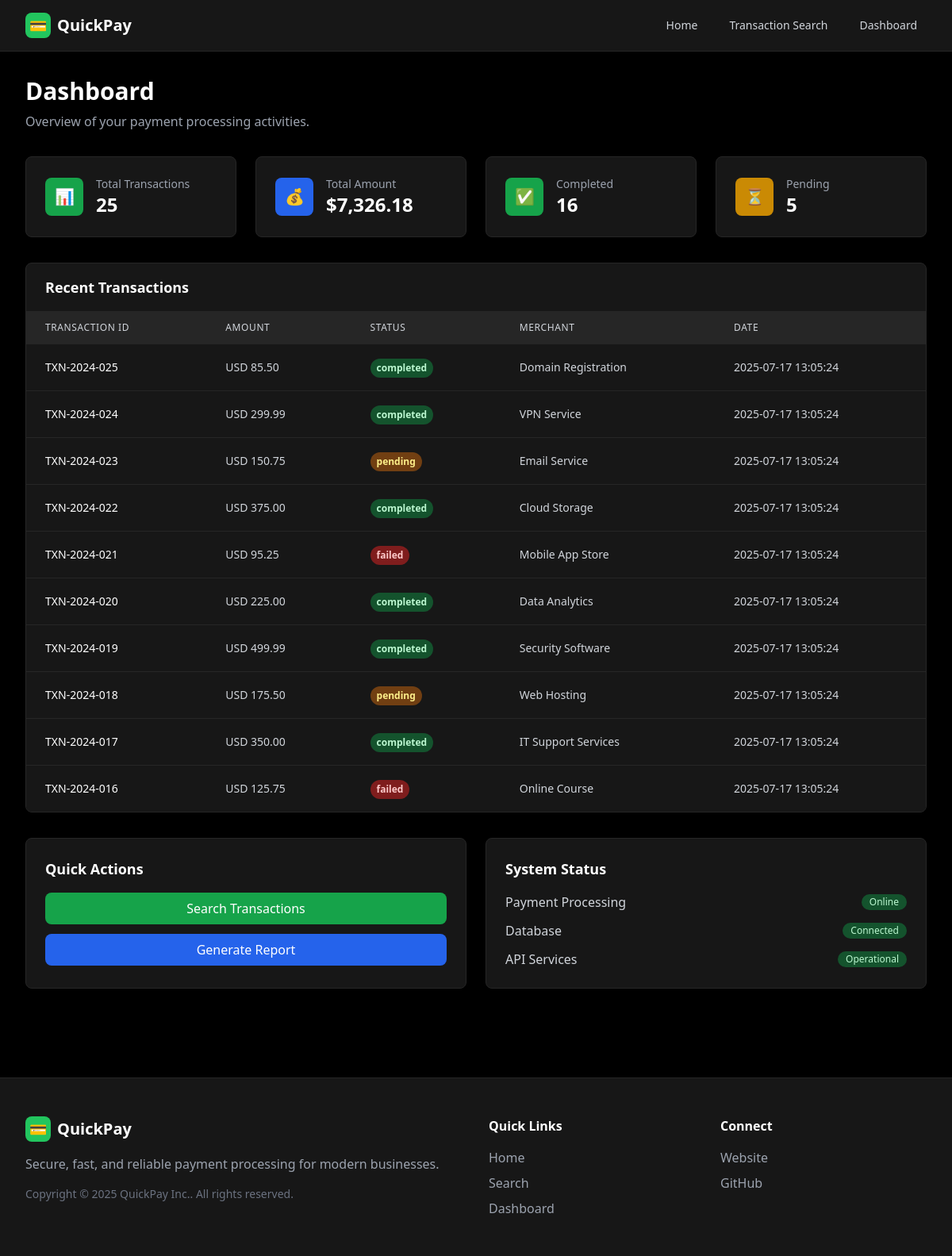
/build/dashboard.php, run on the app's committed database.
### tables this page shows
CREATE TABLE IF NOT EXISTS transactions (
    id INT AUTO_INCREMENT PRIMARY KEY,
    transaction_id VARCHAR(50) NOT NULL UNIQUE,
    amount DECIMAL(10,2) NOT NULL,
    currency VARCHAR(3) NOT NULL DEFAULT 'USD',
    status ENUM('pending', 'completed', 'failed') NOT NULL DEFAULT 'pending',
    merchant_name VARCHAR(255) NOT NULL,
    customer_email VARCHAR(255),
    payment_method VARCHAR(50),
    created_at TIMESTAMP DEFAULT CURRENT_TIMESTAMP,
    updated_at TIMESTAMP DEFAULT CURRENT_TIMESTAMP ON UPDATE CURRENT_TIMESTAMP,
    INDEX idx_transaction_id (transaction_id),
    INDEX idx_status (status),
    INDEX idx_merchant (merchant_name),
    INDEX idx_created_at (created_at)
);

### build/config/metadata.php (called while the page is built, shortened)
<?php
class Metadata {
    private static $metadata = null;
    public static function load() {
        if (self::$metadata === null) {
            $metadataPath = __DIR__ . '/../../deploy/metadata.json';
            if (file_exists($metadataPath)) {
                $jsonContent = file_get_contents($metadataPath);
                self::$metadata = json_decode($jsonContent, true);
            }
        }
        return self::$metadata;
    }
    public static function getAll() {
        return self::load();
    }
}

### build/dashboard.php (the view, shortened to what this page needs)
<?php
require_once __DIR__ . '/config/metadata.php';
$metadata = Metadata::getAll();
$site = $metadata['site'];
$navigation = $metadata['navigation'];
$footer = $metadata['footer'];
$stats = [
    'total_transactions' => 0,
    'total_amount' => 0,
    'completed_transactions' => 0,
    'pending_transactions' => 0,
    'failed_transactions' => 0
];
$recent_transactions = [];
try {
    $pdo = Database::getConnection();
    $stmt = $pdo->query("SELECT COUNT(*) as total FROM transactions");
    $stats['total_transactions'] = $stmt->fetch()['total'];
    $stmt = $pdo->query("SELECT SUM(amount) as total FROM transactions WHERE status = 'completed'");
    $result = $stmt->fetch();
    $stats['total_amount'] = $result['total'] ?? 0;
    $stmt = $pdo->query("SELECT COUNT(*) as count FROM transactions WHERE status = 'completed'");
    $stats['completed_transactions'] = $stmt->fetch()['count'];
    $stmt = $pdo->query("SELECT COUNT(*) as count FROM transactions WHERE status = 'pending'");
    $stats['pending_transactions'] = $stmt->fetch()['count'];
    $stmt = $pdo->query("SELECT COUNT(*) as count FROM transactions WHERE status = 'failed'");
    $stats['failed_transactions'] = $stmt->fetch()['count'];
    $stmt = $pdo->query("SELECT id, transaction_id, amount, currency, status, created_at, merchant_name
                        FROM transactions
                        ORDER BY created_at DESC
                        LIMIT 10");
    $recent_transactions = $stmt->fetchAll();
} catch (PDOException $e) {
}
?>
<!DOCTYPE html>
<html lang="en">
<head>
    <script src="https://cdn.tailwindcss.com"></script>
</head>
<body class="bg-black text-white min-h-screen">
    <nav class="bg-neutral-900 border-b border-neutral-800">
        <div class="max-w-7xl mx-auto px-4 sm:px-6 lg:px-8">
            <div class="flex justify-between h-16">
                <div class="flex items-center">
                    <div class="flex items-center space-x-2">
                        <div class="w-8 h-8 bg-green-500 rounded-lg flex items-center justify-center">
                            <span class="text-white text-lg font-bold">💳</span>
                        </div>
                        <span class="text-xl font-bold text-white"><?php echo htmlspecialchars($site['name']); ?></span>
                    </div>
                </div>
                <div class="flex items-center space-x-4">
                    <?php foreach ($navigation['main'] as $item): ?>
                        <a href="<?php echo htmlspecialchars($item['link']); ?>"
                           class="text-gray-300 hover:text-white px-3 py-2 rounded-md text-sm font-medium">
                            <?php echo htmlspecialchars($item['title']); ?>
                        </a>
                    <?php endforeach; ?>
                </div>
            </div>
        </div>
    </nav>
    <div class="max-w-7xl mx-auto px-4 sm:px-6 lg:px-8 py-8">
        <div class="mb-8">
            <h1 class="text-3xl font-bold text-white mb-2">Dashboard</h1>
            <p class="text-gray-400">Overview of your payment processing activities.</p>
        </div>
        <div class="grid grid-cols-1 md:grid-cols-2 lg:grid-cols-4 gap-6 mb-8">
            <div class="bg-neutral-900 rounded-lg border border-neutral-800 p-6">
                <div class="flex items-center">
                    <div class="w-12 h-12 bg-green-600 rounded-lg flex items-center justify-center">
                        <span class="text-white text-xl">📊</span>
                    </div>
                    <div class="ml-4">
                        <p class="text-sm font-medium text-gray-400">Total Transactions</p>
                        <p class="text-2xl font-bold text-white"><?php echo number_format($stats['total_transactions']); ?></p>
                    </div>
                </div>
            </div>
            <div class="bg-neutral-900 rounded-lg border border-neutral-800 p-6">
                <div class="flex items-center">
                    <div class="w-12 h-12 bg-blue-600 rounded-lg flex items-center justify-center">
                        <span class="text-white text-xl">💰</span>
                    </div>
                    <div class="ml-4">
                        <p class="text-sm font-medium text-gray-400">Total Amount</p>
                        <p class="text-2xl font-bold text-white">$<?php echo number_format($stats['total_amount'], 2); ?></p>
                    </div>
                </div>
            </div>
            <div class="bg-neutral-900 rounded-lg border border-neutral-800 p-6">
                <div class="flex items-center">
                    <div class="w-12 h-12 bg-green-600 rounded-lg flex items-center justify-center">
                        <span class="text-white text-xl">✅</span>
                    </div>
                    <div class="ml-4">
                        <p class="text-sm font-medium text-gray-400">Completed</p>
                        <p class="text-2xl font-bold text-white"><?php echo number_format($stats['completed_transactions']); ?></p>
                    </div>
                </div>
            </div>
            <div class="bg-neutral-900 rounded-lg border border-neutral-800 p-6">
                <div class="flex items-center">
                    <div class="w-12 h-12 bg-yellow-600 rounded-lg flex items-center justify-center">
                        <span class="text-white text-xl">⏳</span>
                    </div>
                    <div class="ml-4">
                        <p class="text-sm font-medium text-gray-400">Pending</p>
                        <p class="text-2xl font-bold text-white"><?php echo number_format($stats['pending_transactions']); ?></p>
                    </div>
                </div>
            </div>
        </div>
        <div class="bg-neutral-900 rounded-lg border border-neutral-800 overflow-hidden">
            <div class="px-6 py-4 border-b border-neutral-800">
                <h2 class="text-lg font-semibold text-white">Recent Transactions</h2>
            </div>
            <div class="overflow-x-auto">
                <table class="min-w-full divide-y divide-neutral-800">
                    <thead class="bg-neutral-800">
                        <tr>
                            <th class="px-6 py-3 text-left text-xs font-medium text-gray-300 uppercase tracking-wider">Transaction ID</th>
                            <th class="px-6 py-3 text-left text-xs font-medium text-gray-300 uppercase tracking-wider">Amount</th>
                            <th class="px-6 py-3 text-left text-xs font-medium text-gray-300 uppercase tracking-wider">Status</th>
                            <th class="px-6 py-3 text-left text-xs font-medium text-gray-300 uppercase tracking-wider">Merchant</th>
                            <th class="px-6 py-3 text-left text-xs font-medium text-gray-300 uppercase tracking-wider">Date</th>
                        </tr>
                    </thead>
                    <tbody class="bg-neutral-900 divide-y divide-neutral-800">
                        <?php if (!empty($recent_transactions)): ?>
                            <?php foreach ($recent_transactions as $transaction): ?>
                                <tr class="hover:bg-neutral-800">
                                    <td class="px-6 py-4 whitespace-nowrap text-sm text-white font-medium">
                                        <?php echo htmlspecialchars($transaction['transaction_id']); ?>
                                    </td>
                                    <td class="px-6 py-4 whitespace-nowrap text-sm text-gray-300">
                                        <?php echo htmlspecialchars($transaction['currency']); ?> <?php echo htmlspecialchars($transaction['amount']); ?>
                                    </td>
                                    <td class="px-6 py-4 whitespace-nowrap">
                                        <span class="inline-flex px-2 py-1 text-xs font-semibold rounded-full
                                            <?php echo $transaction['status'] === 'completed' ? 'bg-green-900 text-green-200' :
                                                   ($transaction['status'] === 'pending' ? 'bg-yellow-900 text-yellow-200' : 'bg-red-900 text-red-200'); ?>">
                                            <?php echo htmlspecialchars($transaction['status']); ?>
                                        </span>
                                    </td>
                                    <td class="px-6 py-4 whitespace-nowrap text-sm text-gray-300">
                                        <?php echo htmlspecialchars($transaction['merchant_name']); ?>
                                    </td>
                                    <td class="px-6 py-4 whitespace-nowrap text-sm text-gray-300">
                                        <?php echo htmlspecialchars($transaction['created_at']); ?>
                                    </td>
                                </tr>
                            <?php endforeach; ?>
                        <?php endif; ?>
                    </tbody>
                </table>
            </div>
        </div>
        <div class="mt-8 grid grid-cols-1 md:grid-cols-2 gap-6">
            <div class="bg-neutral-900 rounded-lg border border-neutral-800 p-6">
                <h3 class="text-lg font-semibold text-white mb-4">Quick Actions</h3>
                <div class="space-y-3">
                    <a href="search.php" class="block w-full bg-green-600 hover:bg-green-700 text-white px-4 py-2 rounded-lg text-center transition-colors">
                        Search Transactions
                    </a>
                    <a href="#" class="block w-full bg-blue-600 hover:bg-blue-700 text-white px-4 py-2 rounded-lg text-center transition-colors">
                        Generate Report
                    </a>
                </div>
            </div>
            <div class="bg-neutral-900 rounded-lg border border-neutral-800 p-6">
                <h3 class="text-lg font-semibold text-white mb-4">System Status</h3>
                <div class="space-y-3">
                    <div class="flex items-center justify-between">
                        <span class="text-gray-300">Payment Processing</span>
                        <span class="inline-flex items-center px-2.5 py-0.5 rounded-full text-xs font-medium bg-green-900 text-green-200">
                            Online
                        </span>
                    </div>
                    <div class="flex items-center justify-between">
                        <span class="text-gray-300">Database</span>
                        <span class="inline-flex items-center px-2.5 py-0.5 rounded-full text-xs font-medium bg-green-900 text-green-200">
                            Connected
                        </span>
                    </div>
                    <div class="flex items-center justify-between">
                        <span class="text-gray-300">API Services</span>
                        <span class="inline-flex items-center px-2.5 py-0.5 rounded-full text-xs font-medium bg-green-900 text-green-200">
                            Operational
                        </span>
                    </div>
                </div>
            </div>
        </div>
    </div>
    <footer class="bg-neutral-900 border-t border-neutral-800 mt-20">
        <div class="max-w-7xl mx-auto px-4 sm:px-6 lg:px-8 py-12">
            <div class="grid grid-cols-1 md:grid-cols-4 gap-8">
                <div class="col-span-1 md:col-span-2">
                    <div class="flex items-center space-x-2 mb-4">
                        <div class="w-8 h-8 bg-green-500 rounded-lg flex items-center justify-center">
                            <span class="text-white text-lg font-bold">💳</span>
                        </div>
                        <span class="text-xl font-bold text-white"><?php echo htmlspecialchars($site['name']); ?></span>
                    </div>
                    <p class="text-gray-400 mb-4">Secure, fast, and reliable payment processing for modern businesses.</p>
                    <p class="text-gray-500 text-sm">Copyright &copy; <?php echo htmlspecialchars($site['copyright']); ?>. All rights reserved.</p>
                </div>
                <div>
                    <h3 class="text-white font-semibold mb-4">Quick Links</h3>
                    <ul class="space-y-2">
                        <?php foreach ($footer['links'] as $link): ?>
                            <li>
                                <a href="<?php echo htmlspecialchars($link['link']); ?>"
                                   class="text-gray-400 hover:text-white transition-colors">
                                    <?php echo htmlspecialchars($link['title']); ?>
                                </a>
                            </li>
                        <?php endforeach; ?>
                    </ul>
                </div>
                <div>
                    <h3 class="text-white font-semibold mb-4">Connect</h3>
                    <ul class="space-y-2">
                        <?php foreach ($footer['social'] as $link): ?>
                            <li>
                                <a href="<?php echo htmlspecialchars($link['href']); ?>"
                                   class="text-gray-400 hover:text-white transition-colors"
                                   target="_blank"
                                   rel="noopener noreferrer">
                                    <?php echo htmlspecialchars($link['name']); ?>
                                </a>
                            </li>
                        <?php endforeach; ?>
                    </ul>
                </div>
            </div>
        </div>
    </footer>
</body>
</html>

### data on the page
transactions: transaction "TXN-2024-025", currency "USD", amount "85.50", status "completed", merchant_name "Domain Registration", created_at "2025-07-17 13:05:24"
transactions: transaction "TXN-2024-024", currency "USD", amount "299.99", status "completed", merchant_name "VPN Service", created_at "2025-07-17 13:05:24"
transactions: transaction "TXN-2024-023", currency "USD", amount "150.75", status "pending", merchant_name "Email Service", created_at "2025-07-17 13:05:24"
transactions: transaction "TXN-2024-022", currency "USD", amount "375.00", status "completed", merchant_name "Cloud Storage", created_at "2025-07-17 13:05:24"
transactions: transaction "TXN-2024-021", currency "USD", amount "95.25", status "failed", merchant_name "Mobile App Store", created_at "2025-07-17 13:05:24"
transactions: transaction "TXN-2024-020", currency "USD", amount "225.00", status "completed", merchant_name "Data Analytics", created_at "2025-07-17 13:05:24"
transactions: transaction "TXN-2024-019", currency "USD", amount "499.99", status "completed", merchant_name "Security Software", created_at "2025-07-17 13:05:24"
transactions: transaction "TXN-2024-018", currency "USD", amount "175.50", status "pending", merchant_name "Web Hosting", created_at "2025-07-17 13:05:24"
transactions: transaction "TXN-2024-017", currency "USD", amount "350.00", status "completed", merchant_name "IT Support Services", created_at "2025-07-17 13:05:24"
transactions: transaction "TXN-2024-016", currency "USD", amount "125.75", status "failed", merchant_name "Online Course", created_at "2025-07-17 13:05:24"

### other printed values
$site['name'] "QuickPay"
$item['title'] "Home"
$item['title'] "Transaction Search"
$item['title'] "Dashboard"
$stats['total_transactions'] "25"
$stats['total_amount'] "7,326.18"
$stats['completed_transactions'] "16"
$stats['pending_transactions'] "5"
$site['copyright'] "2025 QuickPay Inc."
$link['title'] "Home"
$link['title'] "Search"
$link['title'] "Dashboard"
$link['name'] "Website"
$link['name'] "GitHub"
